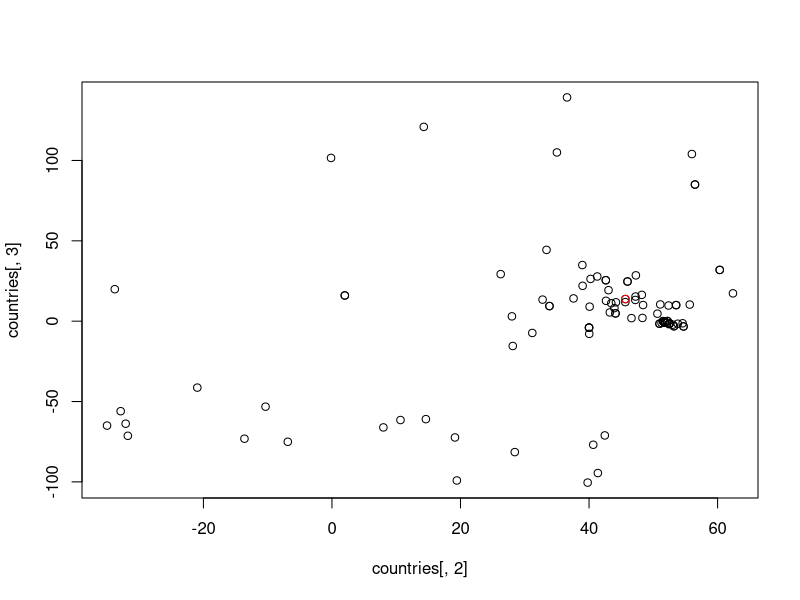

This chart was generated by the following R code:

countries=read.csv("localisation.csv")

#map("worldHires","word",  col="gray90", fill=TRUE)#,xlim=c(minx-.1*abs(maxx-minx),maxx+.1*abs(maxx-minx)),ylim=c(miny-.1*abs(maxy-miny),maxy+.1*abs(maxy-miny)),mar=c(0,0,1,0))
plot(countries[,2],countries[,3])
points(countries[1,2],countries[1,3],col="red")
